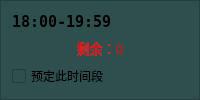
     <widget class="QFrame" name="frame_timer6">
      <property name="styleSheet">
       <string notr="true">background:rgb(47, 79, 79)</string>
      </property>
      <property name="frameShape">
       <enum>QFrame::StyledPanel</enum>
      </property>
      <property name="frameShadow">
       <enum>QFrame::Raised</enum>
      </property>
      <layout class="QGridLayout" name="gridLayout_5">
       <item row="0" column="0">
        <widget class="QLabel" name="label1_timer6">
         <property name="font">
          <font>
           <family>Terminal</family>
           <pointsize>11</pointsize>
           <weight>75</weight>
           <bold>true</bold>
          </font>
         </property>
         <property name="text">
          <string>18:00-19:59</string>
         </property>
        </widget>
       </item>
       <item row="1" column="0">
        <widget class="QLabel" name="label2_timer6">
         <property name="palette">
          <palette>
           <active>
            <colorrole role="WindowText">
             <brush brushstyle="SolidPattern">
              <color alpha="255">
               <red>255</red>
               <green>0</green>
               <blue>0</blue>
              </color>
             </brush>
            </colorrole>
            <colorrole role="Button">
             <brush brushstyle="SolidPattern">
              <color alpha="255">
               <red>47</red>
               <green>79</green>
               <blue>79</blue>
              </color>
             </brush>
            </colorrole>
            <colorrole role="Text">
             <brush brushstyle="SolidPattern">
              <color alpha="255">
               <red>255</red>
               <green>0</green>
               <blue>0</blue>
              </color>
             </brush>
            </colorrole>
            <colorrole role="ButtonText">
             <brush brushstyle="SolidPattern">
              <color alpha="255">
               <red>255</red>
               <green>0</green>
               <blue>0</blue>
              </color>
             </brush>
            </colorrole>
            <colorrole role="Base">
             <brush brushstyle="SolidPattern">
              <color alpha="255">
               <red>47</red>
               <green>79</green>
               <blue>79</blue>
              </color>
             </brush>
            </colorrole>
            <colorrole role="Window">
             <brush brushstyle="SolidPattern">
              <color alpha="255">
               <red>47</red>
               <green>79</green>
               <blue>79</blue>
              </color>
             </brush>
            </colorrole>
            <colorrole role="PlaceholderText">
             <brush brushstyle="NoBrush">
              <color alpha="128">
               <red>255</red>
               <green>0</green>
               <blue>0</blue>
              </color>
             </brush>
            </colorrole>
           </active>
           <inactive>
            <colorrole role="WindowText">
             <brush brushstyle="SolidPattern">
              <color alpha="255">
               <red>255</red>
               <green>0</green>
               <blue>0</blue>
              </color>
             </brush>
            </colorrole>
            <colorrole role="Button">
             <brush brushstyle="SolidPattern">
              <color alpha="255">
               <red>47</red>
               <green>79</green>
               <blue>79</blue>
              </color>
             </brush>
            </colorrole>
            <colorrole role="Text">
             <brush brushstyle="SolidPattern">
              <color alpha="255">
               <red>255</red>
               <green>0</green>
               <blue>0</blue>
              </color>
             </brush>
            </colorrole>
            <colorrole role="ButtonText">
             <brush brushstyle="SolidPattern">
              <color alpha="255">
               <red>255</red>
               <green>0</green>
               <blue>0</blue>
              </color>
             </brush>
            </colorrole>
            <colorrole role="Base">
             <brush brushstyle="SolidPattern">
              <color alpha="255">
               <red>47</red>
               <green>79</green>
               <blue>79</blue>
              </color>
             </brush>
            </colorrole>
            <colorrole role="Window">
             <brush brushstyle="SolidPattern">
              <color alpha="255">
               <red>47</red>
               <green>79</green>
               <blue>79</blue>
              </color>
             </brush>
            </colorrole>
            <colorrole role="PlaceholderText">
             <brush brushstyle="NoBrush">
              <color alpha="128">
               <red>255</red>
               <green>0</green>
               <blue>0</blue>
              </color>
             </brush>
            </colorrole>
           </inactive>
           <disabled>
            <colorrole role="WindowText">
             <brush brushstyle="SolidPattern">
              <color alpha="255">
               <red>255</red>
               <green>0</green>
               <blue>0</blue>
              </color>
             </brush>
            </colorrole>
            <colorrole role="Button">
             <brush brushstyle="SolidPattern">
              <color alpha="255">
               <red>47</red>
               <green>79</green>
               <blue>79</blue>
              </color>
             </brush>
            </colorrole>
            <colorrole role="Text">
             <brush brushstyle="SolidPattern">
              <color alpha="255">
               <red>255</red>
               <green>0</green>
               <blue>0</blue>
              </color>
             </brush>
            </colorrole>
            <colorrole role="ButtonText">
             <brush brushstyle="SolidPattern">
              <color alpha="255">
               <red>255</red>
               <green>0</green>
               <blue>0</blue>
              </color>
             </brush>
            </colorrole>
            <colorrole role="Base">
             <brush brushstyle="SolidPattern">
              <color alpha="255">
               <red>47</red>
               <green>79</green>
               <blue>79</blue>
              </color>
             </brush>
            </colorrole>
            <colorrole role="Window">
             <brush brushstyle="SolidPattern">
              <color alpha="255">
               <red>47</red>
               <green>79</green>
               <blue>79</blue>
              </color>
             </brush>
            </colorrole>
            <colorrole role="PlaceholderText">
             <brush brushstyle="NoBrush">
              <color alpha="128">
               <red>255</red>
               <green>0</green>
               <blue>0</blue>
              </color>
             </brush>
            </colorrole>
           </disabled>
          </palette>
         </property>
         <property name="font">
          <font>
           <family>华文琥珀</family>
           <pointsize>10</pointsize>
           <underline>false</underline>
           <strikeout>false</strikeout>
          </font>
         </property>
         <property name="styleSheet">
          <string notr="true">color: rgb(255, 0, 0)</string>
         </property>
         <property name="text">
          <string>剩余：0</string>
         </property>
         <property name="alignment">
          <set>Qt::AlignCenter</set>
         </property>
        </widget>
       </item>
       <item row="2" column="0">
        <widget class="QCheckBox" name="checkBox_timer6">
         <property name="font">
          <font>
           <family>华光综艺_CNKI</family>
          </font>
         </property>
         <property name="text">
          <string>预定此时间段</string>
         </property>
        </widget>
       </item>
      </layout>
     </widget>
